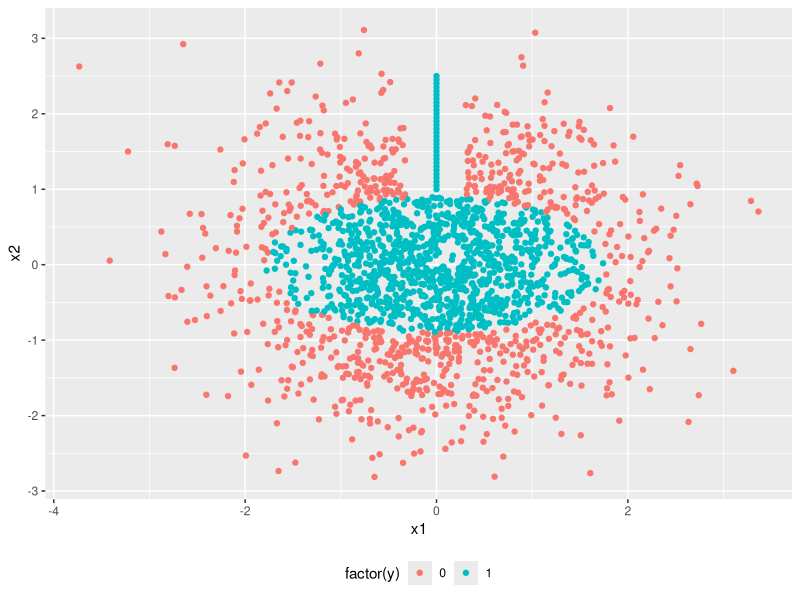

Recreate this plot in R. (Note: this script raises an error after producing the figure.)
setwd("G:\\math\\504")
require(ggplot2,quietly=T)

nn<-read.table("nn.txt",header=T)	
X<-as.matrix(nn[,-3])
p <- ggplot(nn, aes(x1, x2)) + geom_point(aes(colour = factor(y))) +   
  theme(legend.position="bottom")
p 


sigmoid<-function(a,w){	(1+exp(-a[1]-apply(w,1, 
	function(w)  t(a[-1])%*%w )))^(-1)}

NNml<-function(x,eta,m){
	
	X<-as.matrix(x)

	Alpha<-matrix(eta[1:prod( c(dim(X)[2] + 1, m ) )], dim(X)[2] + 1 , m)
	#Z<-apply(Alpha,2, function(v) sigmoid(v,X))
	Z<-apply(Alpha, 2, function(w) 1/(1+exp(- w[1] -   X %*% w[-1]  )) ) 

	Beta<-matrix( eta[(prod(dim(Alpha))+1):length(eta) ], dim(Z)[2]+1, 2)
	 
	#TT<-apply(Beta,2, function(v) sigmoid(v,Z))
	TT<-apply(Beta, 2, function(w) 1/(1+exp(- w[1] - Z %*% w[-1]  )) ) 
	Y<- apply(TT,2, function(x) exp(x))
	Y<-Y/rowSums(Y)
	return(Y)
}

#test
set.seed(123)
a<- runif(22,-1,1)

head( NNml(X, a , 4) )
head( NN(a, X) )

system.time(for(i in 1:1000){NNml(X, a , 4) })
system.time(for(i in 1:1000){ NN(a, X) })

mllogL<-function(x,y,eta,m){
	Y<-NNml(x,eta,m)
	return( sum( (1-y)*log(Y[,1]) + ( y)*log(Y[,2])  ) )	}

mllogL(X,nn[,3],a,4)
logL(a, X, nn[,3] )

gradL(a,X,nn[,3],4 )
grad_logL(a,X,nn[,3])


yy<-nn[,3]

logL(a, X,yy)
mllogL(X,nn[,3],a,4)


ETA <-a 
ETA[i]<-a[i]+(10^-6)
YYp<-NNml(X, ETA, 4)
sum( (1-yy)*log(YYp[,1]) + ( yy)*log(YYp[,2])  )












